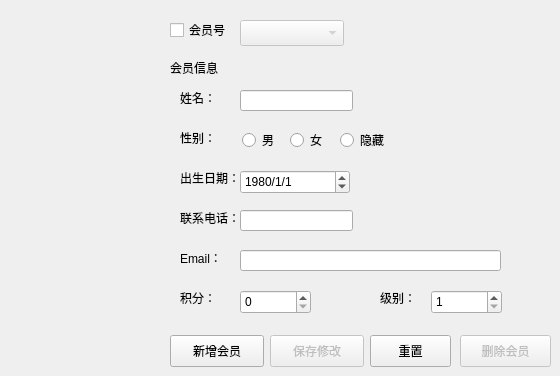
   <widget class="QWidget" name="tab_3">
    <attribute name="title">
     <string>会员管理</string>
    </attribute>
    <widget class="QLabel" name="label_4">
     <property name="geometry">
      <rect>
       <x>180</x>
       <y>170</y>
       <width>65</width>
       <height>16</height>
      </rect>
     </property>
     <property name="text">
      <string>出生日期：</string>
     </property>
    </widget>
    <widget class="QPushButton" name="save">
     <property name="enabled">
      <bool>false</bool>
     </property>
     <property name="geometry">
      <rect>
       <x>270</x>
       <y>335</y>
       <width>94</width>
       <height>32</height>
      </rect>
     </property>
     <property name="text">
      <string>保存修改</string>
     </property>
    </widget>
    <widget class="QRadioButton" name="rbm">
     <property name="geometry">
      <rect>
       <x>242</x>
       <y>130</y>
       <width>38</width>
       <height>20</height>
      </rect>
     </property>
     <property name="text">
      <string>男</string>
     </property>
    </widget>
    <widget class="QPushButton" name="reset">
     <property name="geometry">
      <rect>
       <x>370</x>
       <y>335</y>
       <width>81</width>
       <height>32</height>
      </rect>
     </property>
     <property name="text">
      <string>重置</string>
     </property>
    </widget>
    <widget class="QPushButton" name="del">
     <property name="enabled">
      <bool>false</bool>
     </property>
     <property name="geometry">
      <rect>
       <x>460</x>
       <y>335</y>
       <width>91</width>
       <height>32</height>
      </rect>
     </property>
     <property name="text">
      <string>删除会员</string>
     </property>
    </widget>
    <widget class="QLabel" name="label_8">
     <property name="geometry">
      <rect>
       <x>180</x>
       <y>290</y>
       <width>39</width>
       <height>16</height>
      </rect>
     </property>
     <property name="text">
      <string>积分：</string>
     </property>
    </widget>
    <widget class="QLineEdit" name="leName">
     <property name="geometry">
      <rect>
       <x>240</x>
       <y>90</y>
       <width>113</width>
       <height>21</height>
      </rect>
     </property>
    </widget>
    <widget class="QPushButton" name="add">
     <property name="geometry">
      <rect>
       <x>170</x>
       <y>335</y>
       <width>94</width>
       <height>32</height>
      </rect>
     </property>
     <property name="text">
      <string>新增会员</string>
     </property>
    </widget>
    <widget class="QComboBox" name="cbvipid">
     <property name="enabled">
      <bool>false</bool>
     </property>
     <property name="geometry">
      <rect>
       <x>240</x>
       <y>20</y>
       <width>104</width>
       <height>26</height>
      </rect>
     </property>
    </widget>
    <widget class="QRadioButton" name="rbf">
     <property name="geometry">
      <rect>
       <x>290</x>
       <y>130</y>
       <width>38</width>
       <height>20</height>
      </rect>
     </property>
     <property name="text">
      <string>女</string>
     </property>
    </widget>
    <widget class="QLineEdit" name="leEmail">
     <property name="geometry">
      <rect>
       <x>240</x>
       <y>250</y>
       <width>261</width>
       <height>21</height>
      </rect>
     </property>
    </widget>
    <widget class="QLabel" name="label_3">
     <property name="geometry">
      <rect>
       <x>180</x>
       <y>90</y>
       <width>39</width>
       <height>16</height>
      </rect>
     </property>
     <property name="text">
      <string>姓名：</string>
     </property>
    </widget>
    <widget class="QLabel" name="label_7">
     <property name="geometry">
      <rect>
       <x>180</x>
       <y>250</y>
       <width>47</width>
       <height>16</height>
      </rect>
     </property>
     <property name="text">
      <string>Email：</string>
     </property>
    </widget>
    <widget class="QLabel" name="label_2">
     <property name="geometry">
      <rect>
       <x>170</x>
       <y>60</y>
       <width>52</width>
       <height>16</height>
      </rect>
     </property>
     <property name="text">
      <string>会员信息</string>
     </property>
    </widget>
    <widget class="QLabel" name="label_6">
     <property name="geometry">
      <rect>
       <x>180</x>
       <y>210</y>
       <width>65</width>
       <height>16</height>
      </rect>
     </property>
     <property name="text">
      <string>联系电话：</string>
     </property>
    </widget>
    <widget class="QSpinBox" name="sbLevel">
     <property name="geometry">
      <rect>
       <x>431</x>
       <y>290</y>
       <width>71</width>
       <height>24</height>
      </rect>
     </property>
     <property name="minimum">
      <number>1</number>
     </property>
     <property name="maximum">
      <number>5</number>
     </property>
    </widget>
    <widget class="QLabel" name="label_9">
     <property name="geometry">
      <rect>
       <x>380</x>
       <y>290</y>
       <width>39</width>
       <height>16</height>
      </rect>
     </property>
     <property name="text">
      <string>级别：</string>
     </property>
    </widget>
    <widget class="QSpinBox" name="sbScore">
     <property name="geometry">
      <rect>
       <x>240</x>
       <y>290</y>
       <width>71</width>
       <height>24</height>
      </rect>
     </property>
    </widget>
    <widget class="QLineEdit" name="lePhone">
     <property name="geometry">
      <rect>
       <x>240</x>
       <y>210</y>
       <width>113</width>
       <height>21</height>
      </rect>
     </property>
    </widget>
    <widget class="QCheckBox" name="ckbvipid">
     <property name="geometry">
      <rect>
       <x>170</x>
       <y>20</y>
       <width>61</width>
       <height>20</height>
      </rect>
     </property>
     <property name="text">
      <string>会员号</string>
     </property>
    </widget>
    <widget class="QDateEdit" name="birth">
     <property name="geometry">
      <rect>
       <x>240</x>
       <y>170</y>
       <width>110</width>
       <height>24</height>
      </rect>
     </property>
     <property name="minimumDateTime">
      <datetime>
       <hour>0</hour>
       <minute>0</minute>
       <second>0</second>
       <year>1920</year>
       <month>1</month>
       <day>1</day>
      </datetime>
     </property>
     <property name="maximumDate">
      <date>
       <year>2015</year>
       <month>10</month>
       <day>31</day>
      </date>
     </property>
     <property name="minimumDate">
      <date>
       <year>1920</year>
       <month>1</month>
       <day>1</day>
      </date>
     </property>
     <property name="displayFormat">
      <string>yyyy/M/d</string>
     </property>
     <property name="date">
      <date>
       <year>1980</year>
       <month>1</month>
       <day>1</day>
      </date>
     </property>
    </widget>
    <widget class="QRadioButton" name="rbh">
     <property name="geometry">
      <rect>
       <x>340</x>
       <y>130</y>
       <width>51</width>
       <height>20</height>
      </rect>
     </property>
     <property name="text">
      <string>隐藏</string>
     </property>
    </widget>
    <widget class="QLabel" name="label_5">
     <property name="geometry">
      <rect>
       <x>180</x>
       <y>130</y>
       <width>59</width>
       <height>16</height>
      </rect>
     </property>
     <property name="text">
      <string>性别：</string>
     </property>
    </widget>
   </widget>
